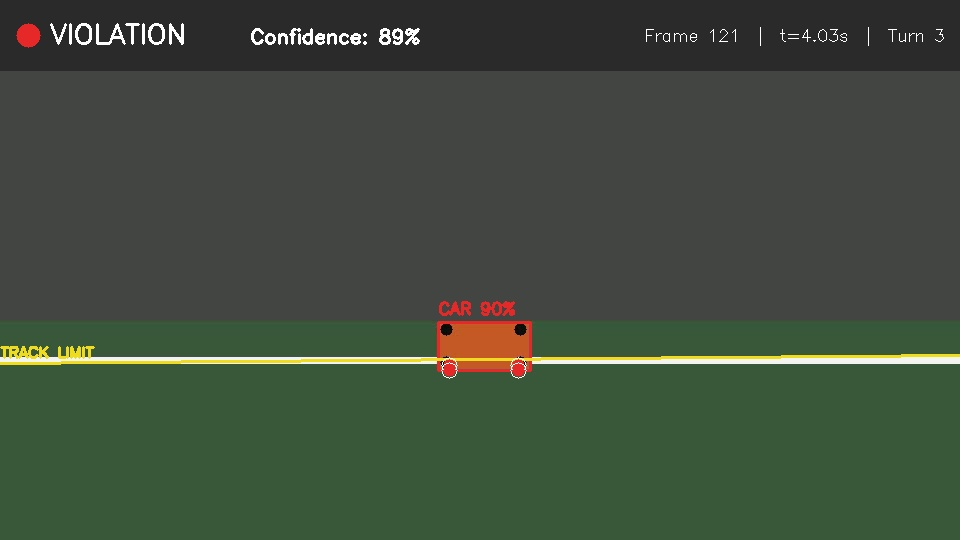
#> input picture sample_evidence_frame.jpg, 960 x 540 px
$ python -i track_boundary_detector.py   (imports and definitions only)
#> lines starting #> are read from the running program, lines starting #| are printed output that depends on the picture; after the words box and inside, x2 and y2 are one past the last pixel; in counts of white or black regions, pixels touching at a corner belong together
"""
track_boundary_detector.py

Detects the white track-limit boundary line in a frame using classical
computer vision: HSV white-pixel segmentation -> edge detection ->
probabilistic Hough transform -> robust line fitting.

Output contract, per frame:
    {
        "line": (x1, y1, x2, y2),     # representative line segment, pixel coords
        "slope": float,                 # dy/dx (None if vertical)
        "intercept": float | None,      # y = slope*x + intercept  (in image coords)
        "confidence": float,            # 0..1, based on inlier support
        "is_vertical": bool,
    }
or None if no reliable line found in that frame.

Notes:
- The line is fit fresh from real pixel data every frame (no hardcoded
  coordinates). A short temporal smoothing buffer is used only to damp
  jitter, and only ever *combines* real per-frame detections.
"""

from __future__ import annotations
from typing import Optional, Dict, Any, List, Tuple
from collections import deque

import cv2
import numpy as np


class TrackBoundaryDetector:
    def __init__(
        self,
        roi_fraction: Tuple[float, float] = (0.35, 1.0),
        smoothing_window: int = 5,
        white_s_max: int = 60,
        white_v_min: int = 170,
    ):
        """
        roi_fraction: (top, bottom) fraction of frame height to search in,
                      since the track boundary is usually in the lower/mid
                      portion of an onboard or trackside camera view.
        white_s_max / white_v_min: HSV thresholds for "white paint".
        """
        self.roi_top_frac, self.roi_bottom_frac = roi_fraction
        self.white_s_max = white_s_max
        self.white_v_min = white_v_min
        self._history: deque = deque(maxlen=smoothing_window)

    def detect(self, frame: np.ndarray) -> Optional[Dict[str, Any]]:
        h, w = frame.shape[:2]
        roi_top = int(h * self.roi_top_frac)
        roi_bottom = int(h * self.roi_bottom_frac)
        roi = frame[roi_top:roi_bottom, :]

        mask = self._white_mask(roi)
        edges = cv2.Canny(mask, 50, 150)

        lines = cv2.HoughLinesP(
            edges,
            rho=1,
            theta=np.pi / 180,
            threshold=60,
            minLineLength=int(w * 0.15),
            maxLineGap=25,
        )

        if lines is None or len(lines) == 0:
            return self._use_history_or_none()

        fitted = self._fit_dominant_line(lines, roi_top)
        if fitted is None:
            return self._use_history_or_none()

        self._history.append(fitted)
        return self._smoothed()

    # ------------------------------------------------------------------
    def _white_mask(self, roi: np.ndarray) -> np.ndarray:
        hsv = cv2.cvtColor(roi, cv2.COLOR_BGR2HSV)
        lower = np.array([0, 0, self.white_v_min])
        upper = np.array([180, self.white_s_max, 255])
        mask = cv2.inRange(hsv, lower, upper)
        kernel = cv2.getStructuringElement(cv2.MORPH_ELLIPSE, (5, 5))
        mask = cv2.morphologyEx(mask, cv2.MORPH_CLOSE, kernel, iterations=2)
        return mask

    def _fit_dominant_line(
        self, lines: np.ndarray, y_offset: int
    ) -> Optional[Dict[str, Any]]:
        """Group Hough segments by orientation, keep the largest cluster
        (by total length), fit a single robust line to its endpoints."""
        segs = lines.reshape(-1, 4)

        angles = np.degrees(
            np.arctan2(segs[:, 3] - segs[:, 1], segs[:, 2] - segs[:, 0])
        )
        # Normalize angle to 0-180 so opposite-direction segments cluster together
        angles = angles % 180

        # Bucket into 10-degree bins, pick bin with greatest total segment length
        lengths = np.hypot(segs[:, 2] - segs[:, 0], segs[:, 3] - segs[:, 1])
        bins = (angles // 10).astype(int)
        bin_scores = {}
        for b, length in zip(bins, lengths):
            bin_scores[b] = bin_scores.get(b, 0.0) + length
        if not bin_scores:
            return None
        best_bin = max(bin_scores, key=bin_scores.get)

        chosen = segs[bins == best_bin]
        if len(chosen) == 0:
            return None

        xs = np.concatenate([chosen[:, 0], chosen[:, 2]])
        ys = np.concatenate([chosen[:, 1], chosen[:, 3]]) + y_offset

        # Robust line fit (least squares on the inlier cluster)
        is_vertical = np.std(xs) < 1e-3 or (np.max(xs) - np.min(xs)) < 3
        if is_vertical:
            x_mean = float(np.mean(xs))
            y_min, y_max = float(np.min(ys)), float(np.max(ys))
            line = (x_mean, y_min, x_mean, y_max)
            slope, intercept = None, None
        else:
            coeffs = np.polyfit(xs, ys, 1)
            slope, intercept = float(coeffs[0]), float(coeffs[1])
            x_min, x_max = float(np.min(xs)), float(np.max(xs))
            y_min = slope * x_min + intercept
            y_max = slope * x_max + intercept
            line = (x_min, y_min, x_max, y_max)

        total_length = float(np.sum(lengths))
        cluster_length = float(np.sum(lengths[bins == best_bin]))
        confidence = float(np.clip(cluster_length / max(total_length, 1e-6), 0.3, 0.98))

        return {
            "line": tuple(map(float, line)),
            "slope": slope,
            "intercept": intercept,
            "confidence": confidence,
            "is_vertical": bool(is_vertical),
        }

    def _smoothed(self) -> Dict[str, Any]:
        if len(self._history) == 1:
            return self._history[-1]

        slopes = [h["slope"] for h in self._history if h["slope"] is not None]
        intercepts = [h["intercept"] for h in self._history if h["intercept"] is not None]
        confs = [h["confidence"] for h in self._history]
        latest = self._history[-1]

        if slopes and intercepts:
            avg_slope = float(np.mean(slopes))
            avg_intercept = float(np.mean(intercepts))
            x1, _, x2, _ = latest["line"]
            y1 = avg_slope * x1 + avg_intercept
            y2 = avg_slope * x2 + avg_intercept
            return {
                "line": (x1, y1, x2, y2),
                "slope": avg_slope,
                "intercept": avg_intercept,
                "confidence": float(np.mean(confs)),
                "is_vertical": False,
            }
        return latest

    def _use_history_or_none(self) -> Optional[Dict[str, Any]]:
        """If detection fails this frame but we have recent history,
        reuse the smoothed recent line with a reduced confidence penalty
        rather than dropping the boundary entirely (real footage will
        have occasional occlusion/motion-blur frames)."""
        if not self._history:
            return None
        result = dict(self._smoothed())
        result["confidence"] = max(0.15, result["confidence"] * 0.6)
        return result

    @staticmethod
    def side_of_line(point: Tuple[float, float], line_info: Dict[str, Any]) -> float:
        """Returns a signed distance-like value: >0 means the point is on
        one side of the line, <0 the other, 0 means exactly on it.
        Sign convention is consistent across calls (same line orientation),
        so it can be used to test whether ALL points share a side."""
        x, y = point
        if line_info["is_vertical"]:
            line_x = line_info["line"][0]
            return x - line_x
        slope = line_info["slope"]
        intercept = line_info["intercept"]
        expected_y = slope * x + intercept
        return y - expected_y

>>> import cv2
>>> picture = cv2.imread('../sample_evidence_frame.jpg')
#> picture is the input picture: shape (540, 960, 3); mean B, G, R 61.5, 76.2, 65
>>> result = TrackBoundaryDetector().detect(picture)
#> in detect, `roi = frame[roi_top:roi_bottom, :]`:
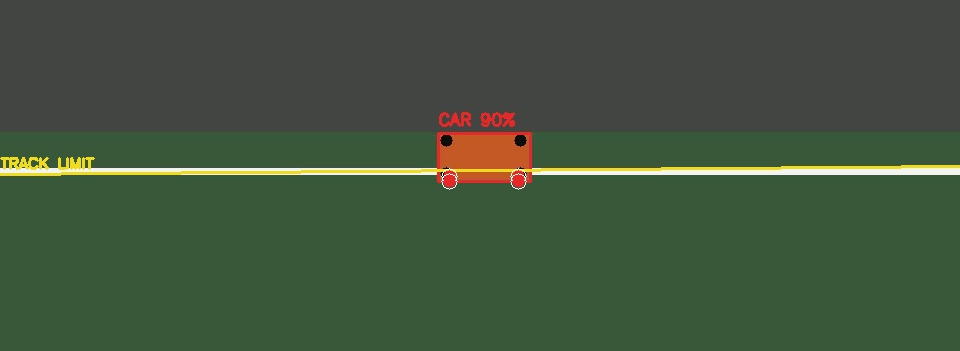
#> roi: shape (351, 960, 3); mean B, G, R 62.1, 83.9, 67
#> in _white_mask, `hsv = cv2.cvtColor(roi, cv2.COLOR_BGR2HSV)`: hsv: shape (351, 960, 3); mean H, S, V 55, 63.2, 85.9
#> in _white_mask, `mask = cv2.inRange(hsv, lower, upper)`:
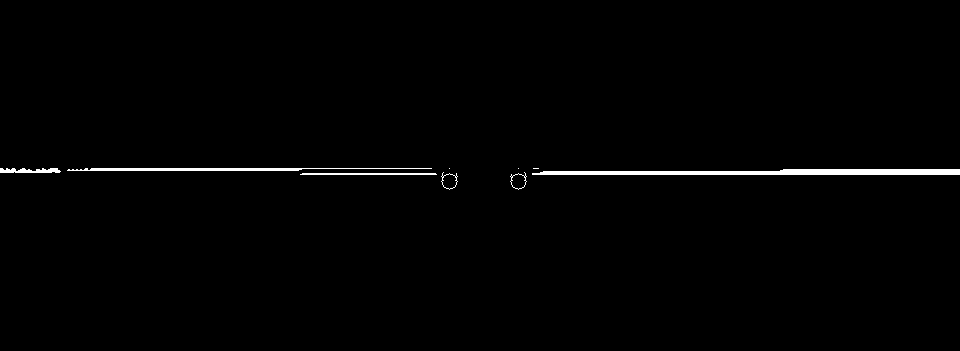
#> mask: shape (351, 960); 1% white; 9 white regions (3 under 20 px), largest, box (x1, y1, x2, y2) and area: (532, 169, 960, 175) 2050, (67, 168, 432, 171) 800, (300, 173, 437, 175) 271, (0, 168, 61, 173) 231, (441, 172, 458, 190) 57, (510, 172, 527, 190) 56
#> in _white_mask, `mask = cv2.morphologyEx(mask, cv2.MORPH_CLOSE, kernel, iterations=2)`:
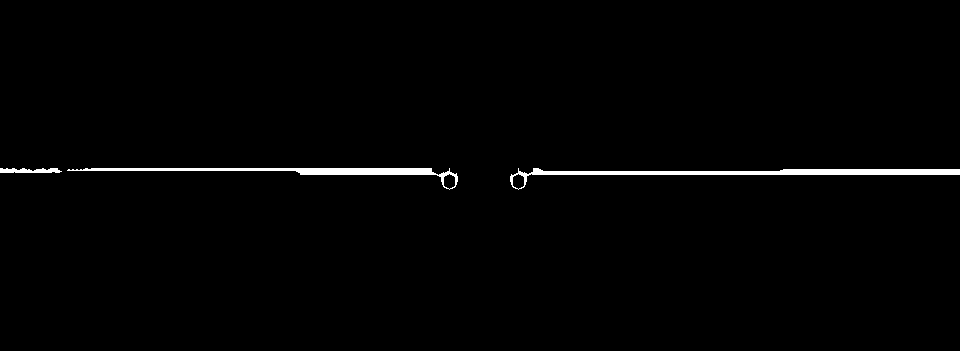
#> mask: shape (351, 960); 1.2% white; 3 white regions, box (x1, y1, x2, y2) and area: (510, 168, 960, 190) 2218, (67, 168, 458, 190) 1743, (0, 168, 62, 173) 243
#> in detect, `edges = cv2.Canny(mask, 50, 150)`:
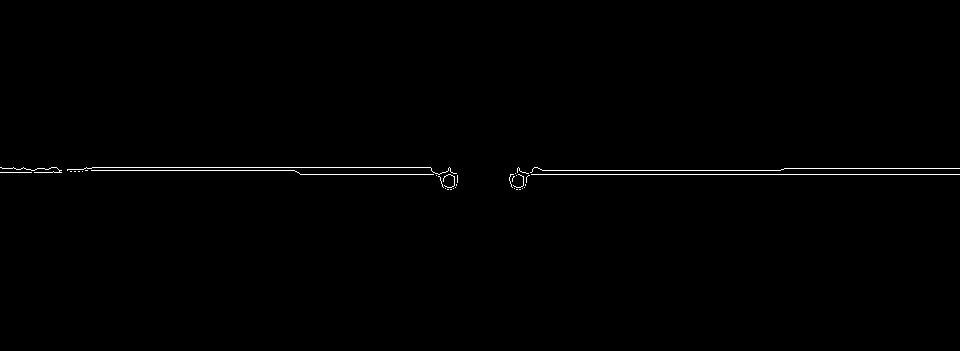
#> edges: shape (351, 960); 0.56% white in thin lines or dots, all inside (x1, y1, x2, y2) = (0, 167, 960, 190)
#> in detect, `lines = cv2.HoughLinesP( edges, rho=1, theta=np.pi / 180, threshold=60..`: lines = [[300, 174, 450, 174], [517, 170, 780, 170], [86, 167, 449, 167], [784, 168, 959, 168], [510, 174, 959, 174]]
#> in _fit_dominant_line, `segs = lines.reshape(-1, 4)`: segs has the same summary as lines in detect
#> in _fit_dominant_line, `angles = np.degrees( np.arctan2(segs[:, 3] - segs[:, 1], segs[:, 2] - ..`: angles = [0, 0, 0, 0, 0]
#> in _fit_dominant_line, `lengths = np.hypot(segs[:, 2] - segs[:, 0], segs[:, 3] - segs[:, 1])`: lengths = [150, 263, 363, 175, 449]
#> in _fit_dominant_line, `bins = (angles // 10).astype(int)`: bins = [0, 0, 0, 0, 0]
#> the loop in _fit_dominant_line, `for b, length in zip(bins, lengths):` made 5 passes
#> length on passes 1 to 5: 150, 263, 363, 175, 449
#> after the loop in _fit_dominant_line, `for b, length in zip(bins, lengths):`: bin_scores = {0: 1400}
#> in _fit_dominant_line, `best_bin = max(bin_scores, key=bin_scores.get)`: best_bin = 0
#> in _fit_dominant_line, `chosen = segs[bins == best_bin]`: chosen has the same summary as lines in detect
#> in _fit_dominant_line, `xs = np.concatenate([chosen[:, 0], chosen[:, 2]])`: xs = [300, 517, 86, 784, 510, 450, 780, 449, 959, 959]
#> in _fit_dominant_line, `ys = np.concatenate([chosen[:, 1], chosen[:, 3]]) + y_offset`: ys = [363, 359, 356, 357, 363, 363, 359, 356, 357, 363]
#> in _fit_dominant_line, `is_vertical = np.std(xs) < 1e-3 or (np.max(xs) - np.min(xs)) < 3`: is_vertical = False
#> in _fit_dominant_line, `coeffs = np.polyfit(xs, ys, 1)`: coeffs = [0.00042, 359.4]
#> in _fit_dominant_line, `slope, intercept = float(coeffs[0]), float(coeffs[1])`: slope = 0.00042; intercept = 359.4
#> in _fit_dominant_line, `x_min, x_max = float(np.min(xs)), float(np.max(xs))`: x_min = 86; x_max = 959
#> in _fit_dominant_line, `y_min = slope * x_min + intercept`: y_min = 359.4
#> in _fit_dominant_line, `y_max = slope * x_max + intercept`: y_max = 359.8
#> in _fit_dominant_line, `line = (x_min, y_min, x_max, y_max)`: line = (86, 359.4, 959, 359.8)
#> in _fit_dominant_line, `total_length = float(np.sum(lengths))`: total_length = 1400
#> in _fit_dominant_line, `confidence = float(np.clip(cluster_length / max(total_length, 1e-6), 0..`: confidence = 0.98
#> in detect, `fitted = self._fit_dominant_line(lines, roi_top)`: fitted = {'line': (86, 359.4, 959, 359.8), 'slope': 0.00042, 'intercept': 359.4, 'confidence': 0.98, 'is_vertical': False}
#> result has the same summary as fitted in detect
